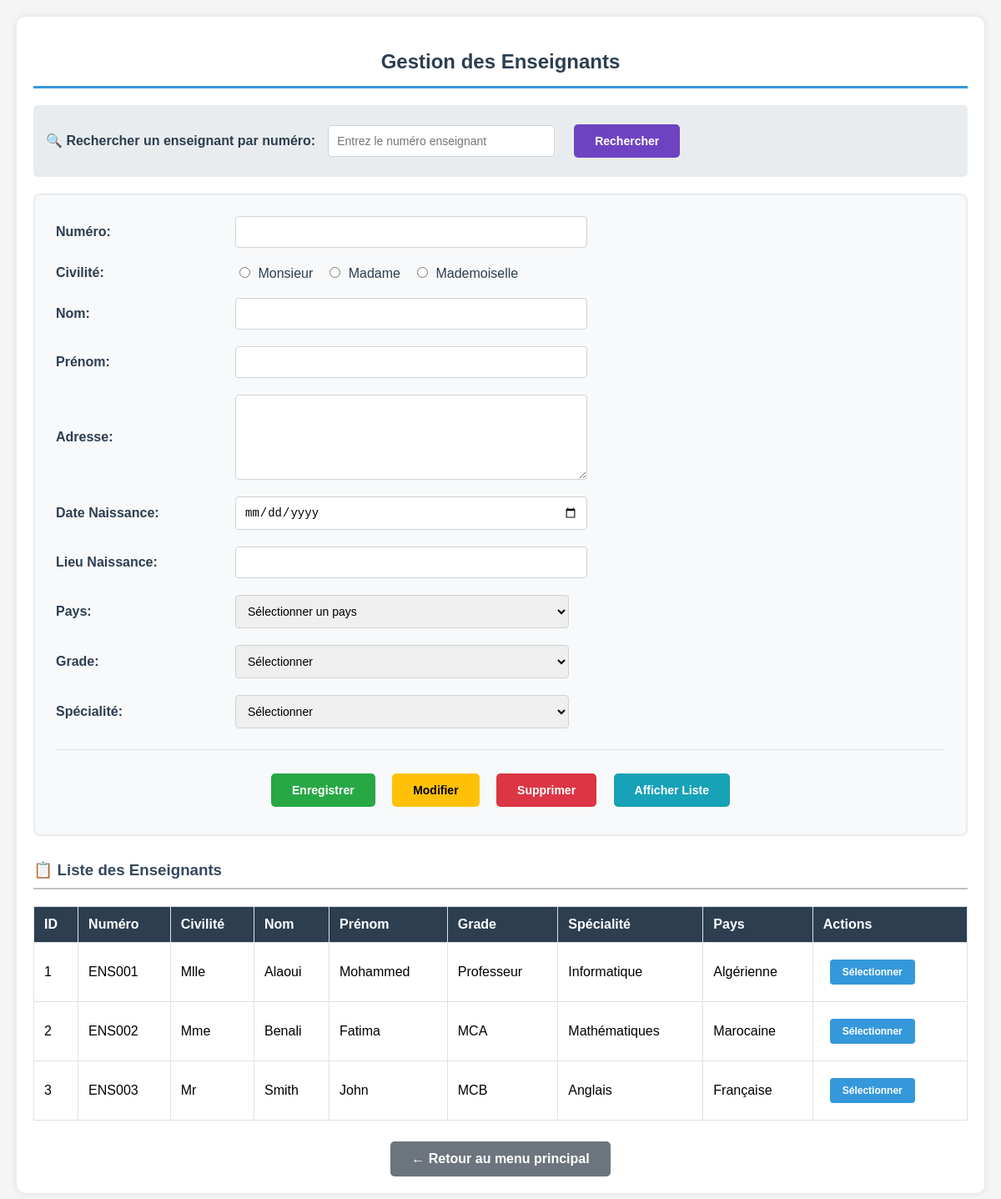
The app's page /frmEnseignants.php?afficher_liste=1 with its own data.
### tables this page shows
CREATE TABLE `enseignants` (
  `Id` int(11) NOT NULL,
  `Numéro` varchar(50) NOT NULL,
  `Civilité` enum('Mr','Mme','Mlle') NOT NULL,
  `Nom` varchar(100) NOT NULL,
  `Prénom` varchar(100) NOT NULL,
  `Adresse` text DEFAULT NULL,
  `DateNaissance` date DEFAULT NULL,
  `LieuNaissance` varchar(100) DEFAULT NULL,
  `PaysId` int(11) DEFAULT NULL,
  `Grade` enum('Assistant','MAB','MAA','MCB','MCA','Professeur') NOT NULL,
  `Spécialité` enum('Informatique','Mathématiques','Anglais','autres') NOT NULL,
  `created_at` timestamp NOT NULL DEFAULT current_timestamp()
);

CREATE TABLE `nationalites` (
  `id_nationalite` int(11) NOT NULL,
  `libelle_nationalite` varchar(100) NOT NULL
);

### connexion_base.php (called while the page is built, shortened)
<?php
class ConnexionBase {
    public function __construct() {
        $servername = "localhost";
        $username = "root";
        $password = "";
        $dbname = "base_etudiants_tp2_2025";
        try {
            $this->pdo = new PDO("mysql:host=$servername;dbname=$dbname;charset=utf8", $username, $password);
        } catch(PDOException $e) {
            die("Connection failed: " . $e->getMessage());
        }
    }
}
?>

### frmEnseignants.php (the view, shortened to what this page needs)
<?php
require_once 'connexion_base.php';
$db = new ConnexionBase();
$enseignant_courant = null;
$message = '';
$afficher_liste = isset($_GET['afficher_liste']) && $_GET['afficher_liste'] == '1';
if ($afficher_liste) {
    try {
        $enseignants = $db->pdo->query("SELECT e.*, n.libelle_nationalite
                                         FROM enseignants e
                                         LEFT JOIN nationalites n ON e.PaysId = n.id_nationalite
                                         ORDER BY e.Nom, e.Prénom")->fetchAll(PDO::FETCH_ASSOC);
    } catch (PDOException $e) {
        $enseignants = [];
        if (empty($message)) {
            $message = "Erreur chargement: " . $e->getMessage();
            $type_message = 'error';
        }
    }
} else {
    $enseignants = [];
}
?>
<!DOCTYPE html>
<html>
<head>
</head>
<body>
    <div class="container">
        <h2>Gestion des Enseignants</h2>
        <div class="recherche-group">
            <form method="GET" action="frmEnseignants.php" style="display: flex; align-items: center; gap: 15px; flex-wrap: wrap;">
                <label for="recherche_immediate" style="width: auto; margin: 0; font-weight: bold; color: #2c3e50;">
                    🔍 Rechercher un enseignant par numéro:
                </label>
                <input type="text" id="recherche_immediate" name="recherche_numero"
                        placeholder="Entrez le numéro enseignant"
                        value="<?= isset($_GET['recherche_numero']) ? htmlspecialchars($_GET['recherche_numero']) : '' ?>"
                        style="width: 250px; padding: 10px; border: 1px solid #ced4da; border-radius: 4px;">
                <button type="submit" class="btn-rechercher">Rechercher</button>
            </form>
        </div>
        <div class="form-container">
            <form method="post">
                <div class="form-group">
                    <label for="txtNumero">Numéro:</label>
                    <input type="text" id="txtNumero" name="txtNumero" required
                            value="<?= $enseignant_courant ? htmlspecialchars($enseignant_courant['Numéro']) : '' ?>"
                            <?= $enseignant_courant ? 'readonly' : '' ?>>
                </div>
                <div class="form-group">
                    <label>Civilité:</label>
                    <div class="radio-group">
                        <?php
                            $current_civilite = $enseignant_courant['Civilité'] ?? '';
                            $civilite_options = [
                                'Mr' => 'Monsieur',
                                'Mme' => 'Madame',
                                'Mlle' => 'Mademoiselle'
                            ];
                        ?>
                        <?php foreach($civilite_options as $value => $label): ?>
                            <label>
                                <input type="radio" name="Civilité" value="<?= $value ?>"
                                    <?= ($current_civilite == $value) ? 'checked' : '' ?>
                                    required>
                                <?= $label ?>
                            </label>
                        <?php endforeach; ?>
                    </div>
                </div>
                <div class="form-group">
                    <label for="txtNom">Nom:</label>
                    <input type="text" id="txtNom" name="txtNom" required
                            value="<?= $enseignant_courant ? htmlspecialchars($enseignant_courant['Nom']) : '' ?>">
                </div>
                <div class="form-group">
                    <label for="txtPrenom">Prénom:</label>
                    <input type="text" id="txtPrenom" name="txtPrenom" required
                            value="<?= $enseignant_courant ? htmlspecialchars($enseignant_courant['Prénom']) : '' ?>">
                </div>
                <div class="form-group">
                    <label for="txtAdresse">Adresse:</label>
                    <textarea id="txtAdresse" name="txtAdresse"><?= $enseignant_courant ? htmlspecialchars($enseignant_courant['Adresse']) : '' ?></textarea>
                </div>
                <div class="form-group">
                    <label for="txtDateNaissance">Date Naissance:</label>
                    <input type="date" id="txtDateNaissance" name="txtDateNaissance"
                            value="<?= $enseignant_courant ? $enseignant_courant['DateNaissance'] : '' ?>">
                </div>
                <div class="form-group">
                    <label for="txtLieuNaissance">Lieu Naissance:</label>
                    <input type="text" id="txtLieuNaissance" name="txtLieuNaissance"
                            value="<?= $enseignant_courant ? htmlspecialchars($enseignant_courant['LieuNaissance']) : '' ?>">
                </div>
                <div class="form-group">
                    <label for="cmbPays">Pays:</label>
                    <select id="cmbPays" name="cmbPays" required>
                        <option value="">Sélectionner un pays</option>
                    </select>
                </div>
                <div class="form-group">
                    <label for="cmbGrade">Grade:</label>
                    <select id="cmbGrade" name="cmbGrade" required>
                        <option value="">Sélectionner</option>
                    </select>
                </div>
                <div class="form-group">
                    <label for="cmbSpecialite">Spécialité:</label>
                    <select id="cmbSpecialite" name="cmbSpecialite" required>
                        <option value="">Sélectionner</option>
                    </select>
                </div>
                <div class="buttons-container">
                    <button type="submit" name="Enregistrer" class="btn-enregistrer">Enregistrer</button>
                    <button type="submit" name="Modifier" class="btn-modifier">Modifier</button>
                    <button type="submit" name="Supprimer" class="btn-supprimer" onclick="return confirm('Êtes-vous sûr de vouloir supprimer cet enseignant?')">Supprimer</button>
                    <button type="button" class="btn-afficher" onclick="afficherListe()">Afficher Liste</button>
                </div>
            </form>
        </div>
        <?php if ($afficher_liste): ?>
        <div class="liste-container">
            <h3>📋 Liste des Enseignants</h3>
            <table>
                <thead>
                    <tr>
                        <th>ID</th>
                        <th>Numéro</th>
                        <th>Civilité</th>
                        <th>Nom</th>
                        <th>Prénom</th>
                        <th>Grade</th>
                        <th>Spécialité</th>
                        <th>Pays</th>
                        <th>Actions</th>
                    </tr>
                </thead>
                <tbody>
                    <?php if (count($enseignants) > 0): ?>
                        <?php foreach($enseignants as $enseignant): ?>
                        <tr>
                            <td><?= $enseignant['Id'] ?></td>
                            <td><?= htmlspecialchars($enseignant['Numéro']) ?></td>
                            <td><?= htmlspecialchars($enseignant['Civilité']) ?></td>
                            <td><?= htmlspecialchars($enseignant['Nom']) ?></td>
                            <td><?= htmlspecialchars($enseignant['Prénom']) ?></td>
                            <td><?= htmlspecialchars($enseignant['Grade']) ?></td>
                            <td><?= htmlspecialchars($enseignant['Spécialité']) ?></td>
                            <td><?= htmlspecialchars($enseignant['libelle_nationalite']) ?></td>
                            <td>
                                <button onclick="editEnseignant(<?= $enseignant['Id'] ?>, '<?= $enseignant['Numéro'] ?>', '<?= $enseignant['Civilité'] ?>', '<?= $enseignant['Nom'] ?>', '<?= $enseignant['Prénom'] ?>', '<?= htmlspecialchars($enseignant['Adresse']) ?>', '<?= $enseignant['DateNaissance'] ?>', '<?= htmlspecialchars($enseignant['LieuNaissance']) ?>', <?= $enseignant['PaysId'] ?>, '<?= $enseignant['Grade'] ?>', '<?= $enseignant['Spécialité'] ?>')"
                                        style="background: #3498db; color: white; padding: 8px 15px; border: none; border-radius: 4px; cursor: pointer; font-size: 12px;">
                                    Sélectionner
                                </button>
                            </td>
                        </tr>
                        <?php endforeach; ?>
                    <?php endif; ?>
                </tbody>
            </table>
        </div>
        <?php endif; ?>
        <div style="margin-top: 25px; text-align: center;">
            <a href="menu_principal.php" style="background: #6c757d; color: white; padding: 12px 25px; text-decoration: none; border-radius: 5px; font-weight: bold; display: inline-block;">
                ← Retour au menu principal
            </a>
        </div>
    </div>
</body>
</html>

### frmEnseignants.php (style rules this page uses)
body { font-family: Arial, sans-serif; margin: 20px; background: #f5f5f5; }
.container { max-width: 1200px; margin: 0 auto; background: white; padding: 20px; border-radius: 10px; box-shadow: 0 0 10px rgba(0,0,0,0.1); }
.recherche-group { background: #e9ecef; padding: 15px; border-radius: 5px; margin-bottom: 20px; }
.form-container { background: #f8f9fa; padding: 25px; border-radius: 8px; margin-bottom: 25px; border: 2px solid #e9ecef; }
table { width: 100%; border-collapse: collapse; margin-top: 20px; }
th, td { border: 1px solid #dee2e6; padding: 12px; text-align: left; }
th { background-color: #2c3e50; color: white; font-weight: bold; }
.form-group { margin-bottom: 20px; display: flex; align-items: center; }
label { display: inline-block; width: 200px; font-weight: bold; color: #2c3e50; margin-right: 15px; }
input[type="text"], input[type="date"], select, textarea { padding: 10px; width: 400px; border: 1px solid #ced4da; border-radius: 4px; font-size: 14px; }
textarea { height: 80px; resize: vertical; }
.radio-group { display: flex; gap: 15px; align-items: center; flex: 1; }
.radio-group label { width: auto; font-weight: normal; margin-right: 0; }
.radio-group input[type="radio"] { width: auto; margin-right: 5px; }
button { padding: 12px 25px; margin: 8px; border: none; border-radius: 5px; cursor: pointer; color: white; font-weight: bold; font-size: 14px; }
.btn-enregistrer { background: #28a745; }
.btn-modifier { background: #ffc107; color: black; }
.btn-supprimer { background: #dc3545; }
.btn-afficher { background: #17a2b8; }
.btn-rechercher { background: #6f42c1; }
h2 { color: #2c3e50; border-bottom: 3px solid #3498db; padding-bottom: 15px; text-align: center; }
h3 { color: #34495e; margin-top: 30px; padding-bottom: 10px; border-bottom: 2px solid #bdc3c7; }
.buttons-container { text-align: center; margin-top: 25px; padding-top: 20px; border-top: 1px solid #dee2e6; }
.liste-container { margin-top: 30px; }

### records on screen
enseignants: Id "1", Numéro "ENS001", Civilité "Mlle", Nom "Alaoui", Prénom "Mohammed", Grade "Professeur", Spécialité "Informatique", PaysId.libelle_nationalite "Algérienne"
enseignants: Id "2", Numéro "ENS002", Civilité "Mme", Nom "Benali", Prénom "Fatima", Grade "MCA", Spécialité "Mathématiques", PaysId.libelle_nationalite "Marocaine"
enseignants: Id "3", Numéro "ENS003", Civilité "Mr", Nom "Smith", Prénom "John", Grade "MCB", Spécialité "Anglais", PaysId.libelle_nationalite "Française"

### other values on screen
$label "Monsieur"
$label "Madame"
$label "Mademoiselle"
